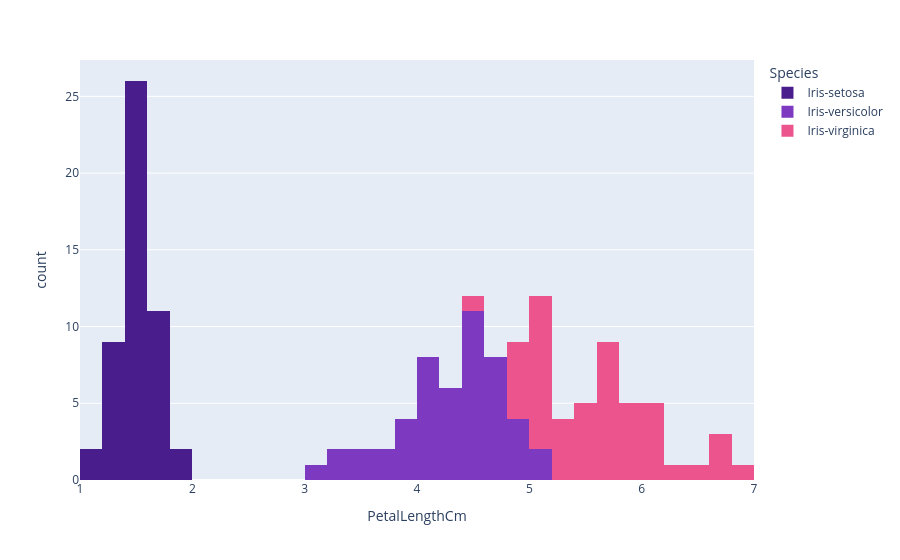

The cell this chart's notebook holds for it:
### Code cell
fig = px.histogram(data_frame=iris, x='PetalLengthCm',color='Species',color_discrete_sequence=['#491D8B','#7D3AC1','#EB548C'],nbins=30)
fig.show()

### Figure 1 — Plotly figure (JSON) as saved in the notebook; plotly's stock layout.template omitted (floating-point values rounded to 4 significant figures)
{"data": [{"bingroup": "x", "hovertemplate": "Species=Iris-setosa<br>PetalLengthCm=%{x}<br>count=%{y}<extra></extra>", "legendgroup": "Iris-setosa", "marker": {"color": "#491D8B", "pattern": {"shape": ""}}, "name": "Iris-setosa", "nbinsx": 30, "orientation": "v", "showlegend": true, "type": "histogram", "x": [1.4, 1.4, 1.3, 1.5, 1.4, 1.7, 1.4, 1.5, 1.4, 1.5, 1.5, 1.6, 1.4, 1.1, 1.2, 1.5, 1.3, 1.4, 1.7, 1.5, 1.7, 1.5, 1.0, 1.7, 1.9, 1.6, 1.6, 1.5, 1.4, 1.6, 1.6, 1.5, 1.5, 1.4, 1.5, 1.2, 1.3, 1.5, 1.3, 1.5, 1.3, 1.3, 1.3, 1.6, 1.9, 1.4, 1.6, 1.4, 1.5, 1.4], "xaxis": "x", "yaxis": "y"}, {"bingroup": "x", "hovertemplate": "Species=Iris-versicolor<br>PetalLengthCm=%{x}<br>count=%{y}<extra></extra>", "legendgroup": "Iris-versicolor", "marker": {"color": "#7D3AC1", "pattern": {"shape": ""}}, "name": "Iris-versicolor", "nbinsx": 30, "orientation": "v", "showlegend": true, "type": "histogram", "x": [4.7, 4.5, 4.9, 4.0, 4.6, 4.5, 4.7, 3.3, 4.6, 3.9, 3.5, 4.2, 4.0, 4.7, 3.6, 4.4, 4.5, 4.1, 4.5, 3.9, 4.8, 4.0, 4.9, 4.7, 4.3, 4.4, 4.8, 5.0, 4.5, 3.5, 3.8, 3.7, 3.9, 5.1, 4.5, 4.5, 4.7, 4.4, 4.1, 4.0, 4.4, 4.6, 4.0, 3.3, 4.2, 4.2, 4.2, 4.3, 3.0, 4.1], "xaxis": "x", "yaxis": "y"}, {"bingroup": "x", "hovertemplate": "Species=Iris-virginica<br>PetalLengthCm=%{x}<br>count=%{y}<extra></extra>", "legendgroup": "Iris-virginica", "marker": {"color": "#EB548C", "pattern": {"shape": ""}}, "name": "Iris-virginica", "nbinsx": 30, "orientation": "v", "showlegend": true, "type": "histogram", "x": [6.0, 5.1, 5.9, 5.6, 5.8, 6.6, 4.5, 6.3, 5.8, 6.1, 5.1, 5.3, 5.5, 5.0, 5.1, 5.3, 5.5, 6.7, 6.9, 5.0, 5.7, 4.9, 6.7, 4.9, 5.7, 6.0, 4.8, 4.9, 5.6, 5.8, 6.1, 6.4, 5.6, 5.1, 5.6, 6.1, 5.6, 5.5, 4.8, 5.4, 5.6, 5.1, 5.1, 5.9, 5.7, 5.2, 5.0, 5.2, 5.4, 5.1], "xaxis": "x", "yaxis": "y"}], "layout": {"barmode": "relative", "legend": {"title": {"text": "Species"}, "tracegroupgap": 0}, "margin": {"t": 60}, "xaxis": {"anchor": "y", "domain": [0, 1], "title": {"text": "PetalLengthCm"}}, "yaxis": {"anchor": "x", "domain": [0, 1], "title": {"text": "count"}}}}
